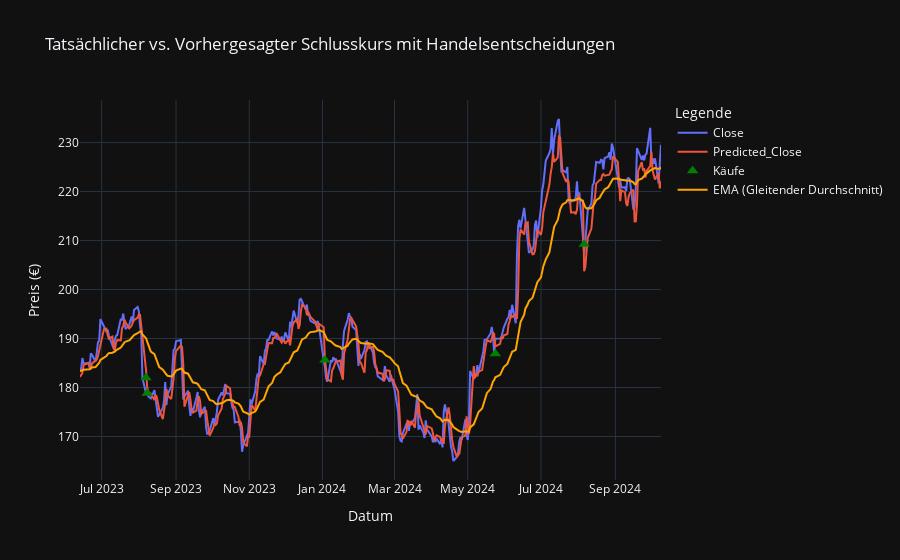

Notebook code for this chart:
### Code cell
trading_simulation(df, 
                   model_path="./models/model_20241011-171432_ws1_bs5_epochs30_units64_layers1.keras", 
                   feature_scaler_path="./scaler/feature_scaler.pkl",
                   target_scaler_path="./scaler/target_scaler.pkl",
                   start_date="2023-06-10", end_date="2024-10-10", 
                   trade_cost=1, 
                   invest_volume=20,
                   buy_threshold=2.0,   
                   sell_threshold=10.8,
                   trend_window=30)

### Figure 1 — Plotly figure (JSON) as saved in the notebook; plotly's stock layout.template omitted (floating-point values rounded to 4 significant figures; data arrays with more than 128 entries replaced by an {"elided": "..."} marker saying what was removed)
{"data": [{"hovertemplate": "Legende=Close<br>Datum=%{x}<br>Preis (€)=%{y}<extra></extra>", "legendgroup": "Close", "line": {"color": "#636efa", "dash": "solid"}, "marker": {"symbol": "circle"}, "mode": "lines", "name": "Close", "orientation": "v", "showlegend": true, "type": "scatter", "x": {"elided": "334 str values"}, "xaxis": "x", "y": {"elided": "334 float values"}, "yaxis": "y"}, {"hovertemplate": "Legende=Predicted_Close<br>Datum=%{x}<br>Preis (€)=%{y}<extra></extra>", "legendgroup": "Predicted_Close", "line": {"color": "#EF553B", "dash": "solid"}, "marker": {"symbol": "circle"}, "mode": "lines", "name": "Predicted_Close", "orientation": "v", "showlegend": true, "type": "scatter", "x": {"elided": "334 str values"}, "xaxis": "x", "y": {"elided": "334 float values"}, "yaxis": "y"}, {"marker": {"color": "green", "size": 10, "symbol": "triangle-up"}, "mode": "markers", "name": "Käufe", "type": "scatter", "x": ["2023-08-07", "2023-08-08", "2024-01-03", "2024-05-24", "2024-08-06"], "y": [182.0, 178.9, 185.6, 186.9, 209.3]}, {"line": {"color": "orange"}, "mode": "lines", "name": "EMA (Gleitender Durchschnitt)", "type": "scatter", "x": {"elided": "334 str values"}, "y": {"elided": "334 float values"}}], "layout": {"autosize": true, "legend": {"title": {"text": "Legende"}, "tracegroupgap": 0}, "title": {"text": "Tatsächlicher vs. Vorhergesagter Schlusskurs mit Handelsentscheidungen"}, "xaxis": {"anchor": "y", "autorange": true, "domain": [0, 1], "range": ["2023-06-13", "2024-10-09"], "title": {"text": "Datum"}, "type": "date"}, "yaxis": {"anchor": "x", "autorange": true, "domain": [0, 1], "range": [161.1, 238.7], "title": {"text": "Preis (€)"}, "type": "linear"}}}
